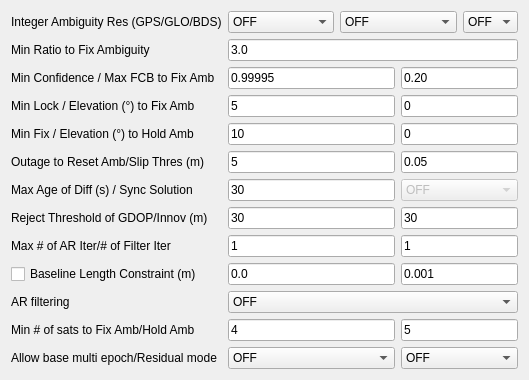
     <widget class="QWidget" name="TabSheet2">
      <property name="toolTip">
       <string/>
      </property>
      <attribute name="title">
       <string>Setting&amp;2</string>
      </attribute>
      <layout class="QGridLayout" name="gridLayout_2">
       <item row="3" column="3" colspan="2">
        <widget class="QLineEdit" name="ElMaskAR">
         <property name="enabled">
          <bool>true</bool>
         </property>
         <property name="toolTip">
          <string/>
         </property>
         <property name="text">
          <string>0</string>
         </property>
        </widget>
       </item>
       <item row="10" column="1" colspan="4">
        <widget class="QComboBox" name="ARFilter">
         <item>
          <property name="text">
           <string>OFF</string>
          </property>
         </item>
         <item>
          <property name="text">
           <string>ON</string>
          </property>
         </item>
        </widget>
       </item>
       <item row="5" column="0">
        <widget class="QLabel" name="Label22">
         <property name="enabled">
          <bool>true</bool>
         </property>
         <property name="toolTip">
          <string/>
         </property>
         <property name="text">
          <string>Outage to Reset Amb/Slip Thres (m)</string>
         </property>
        </widget>
       </item>
       <item row="7" column="1" colspan="2">
        <widget class="QLineEdit" name="RejectGdop">
         <property name="enabled">
          <bool>true</bool>
         </property>
         <property name="toolTip">
          <string/>
         </property>
         <property name="text">
          <string>30</string>
         </property>
        </widget>
       </item>
       <item row="2" column="1" colspan="2">
        <widget class="QLineEdit" name="ThresAR2">
         <property name="enabled">
          <bool>true</bool>
         </property>
         <property name="toolTip">
          <string/>
         </property>
         <property name="text">
          <string>0.99995</string>
         </property>
        </widget>
       </item>
       <item row="1" column="1" colspan="4">
        <widget class="QLineEdit" name="ValidThresAR">
         <property name="enabled">
          <bool>true</bool>
         </property>
         <property name="toolTip">
          <string/>
         </property>
         <property name="text">
          <string>3.0</string>
         </property>
        </widget>
       </item>
       <item row="11" column="0">
        <widget class="QLabel" name="label_2">
         <property name="text">
          <string>Min # of sats to Fix Amb/Hold Amb </string>
         </property>
        </widget>
       </item>
       <item row="0" column="1">
        <widget class="QComboBox" name="AmbRes">
         <property name="enabled">
          <bool>true</bool>
         </property>
         <property name="toolTip">
          <string/>
         </property>
         <item>
          <property name="text">
           <string>OFF</string>
          </property>
         </item>
         <item>
          <property name="text">
           <string>Continuous</string>
          </property>
         </item>
         <item>
          <property name="text">
           <string>Instantaneous</string>
          </property>
         </item>
         <item>
          <property name="text">
           <string>Fix and Hold</string>
          </property>
         </item>
         <item>
          <property name="text">
           <string>PPP-AR</string>
          </property>
         </item>
        </widget>
       </item>
       <item row="5" column="3" colspan="2">
        <widget class="QLineEdit" name="SlipThres">
         <property name="enabled">
          <bool>true</bool>
         </property>
         <property name="toolTip">
          <string/>
         </property>
         <property name="text">
          <string>0.05</string>
         </property>
        </widget>
       </item>
       <item row="8" column="1" colspan="2">
        <widget class="QLineEdit" name="ARIter">
         <property name="enabled">
          <bool>true</bool>
         </property>
         <property name="toolTip">
          <string/>
         </property>
         <property name="text">
          <string>1</string>
         </property>
        </widget>
       </item>
       <item row="6" column="3" colspan="2">
        <widget class="QComboBox" name="SyncSol">
         <property name="enabled">
          <bool>false</bool>
         </property>
         <property name="toolTip">
          <string/>
         </property>
         <item>
          <property name="text">
           <string>OFF</string>
          </property>
         </item>
         <item>
          <property name="text">
           <string>ON</string>
          </property>
         </item>
         <item>
          <property name="text">
           <string>Auto Calibration</string>
          </property>
         </item>
        </widget>
       </item>
       <item row="9" column="1" colspan="2">
        <widget class="QLineEdit" name="BaselineLen">
         <property name="enabled">
          <bool>true</bool>
         </property>
         <property name="toolTip">
          <string/>
         </property>
         <property name="text">
          <string>0.0</string>
         </property>
        </widget>
       </item>
       <item row="8" column="0">
        <widget class="QLabel" name="Label37">
         <property name="enabled">
          <bool>true</bool>
         </property>
         <property name="toolTip">
          <string/>
         </property>
         <property name="text">
          <string>Max # of AR Iter/# of Filter Iter</string>
         </property>
        </widget>
       </item>
       <item row="4" column="0">
        <widget class="QLabel" name="LabelHold">
         <property name="enabled">
          <bool>true</bool>
         </property>
         <property name="toolTip">
          <string/>
         </property>
         <property name="text">
          <string>Min Fix / Elevation (°) to Hold Amb</string>
         </property>
        </widget>
       </item>
       <item row="0" column="2" colspan="2">
        <widget class="QComboBox" name="GloAmbRes">
         <property name="enabled">
          <bool>true</bool>
         </property>
         <property name="toolTip">
          <string/>
         </property>
         <item>
          <property name="text">
           <string>OFF</string>
          </property>
         </item>
         <item>
          <property name="text">
           <string>ON</string>
          </property>
         </item>
         <item>
          <property name="text">
           <string>Auto Calibration</string>
          </property>
         </item>
         <item>
          <property name="text">
           <string>Fix and Hold</string>
          </property>
         </item>
        </widget>
       </item>
       <item row="11" column="3" colspan="2">
        <widget class="QLineEdit" name="MinHoldSats">
         <property name="text">
          <string>5</string>
         </property>
        </widget>
       </item>
       <item row="4" column="1" colspan="2">
        <widget class="QLineEdit" name="FixCntHoldAmb">
         <property name="enabled">
          <bool>true</bool>
         </property>
         <property name="toolTip">
          <string/>
         </property>
         <property name="text">
          <string>10</string>
         </property>
        </widget>
       </item>
       <item row="3" column="0">
        <widget class="QLabel" name="Label13">
         <property name="enabled">
          <bool>true</bool>
         </property>
         <property name="toolTip">
          <string/>
         </property>
         <property name="text">
          <string>Min Lock / Elevation (°) to Fix Amb</string>
         </property>
        </widget>
       </item>
       <item row="7" column="3" colspan="2">
        <widget class="QLineEdit" name="RejectThres">
         <property name="enabled">
          <bool>true</bool>
         </property>
         <property name="toolTip">
          <string/>
         </property>
         <property name="text">
          <string>30</string>
         </property>
        </widget>
       </item>
       <item row="6" column="0">
        <widget class="QLabel" name="Label14">
         <property name="enabled">
          <bool>true</bool>
         </property>
         <property name="toolTip">
          <string/>
         </property>
         <property name="text">
          <string>Max Age of Diff (s) / Sync Solution</string>
         </property>
        </widget>
       </item>
       <item row="5" column="1" colspan="2">
        <widget class="QLineEdit" name="OutCntResetAmb">
         <property name="enabled">
          <bool>true</bool>
         </property>
         <property name="toolTip">
          <string/>
         </property>
         <property name="text">
          <string>5</string>
         </property>
        </widget>
       </item>
       <item row="1" column="0">
        <widget class="QLabel" name="LabelRatio">
         <property name="enabled">
          <bool>true</bool>
         </property>
         <property name="toolTip">
          <string/>
         </property>
         <property name="text">
          <string>Min Ratio to Fix Ambiguity</string>
         </property>
        </widget>
       </item>
       <item row="2" column="3" colspan="2">
        <widget class="QLineEdit" name="ThresAR3">
         <property name="enabled">
          <bool>true</bool>
         </property>
         <property name="toolTip">
          <string/>
         </property>
         <property name="text">
          <string>0.20</string>
         </property>
        </widget>
       </item>
       <item row="8" column="3" colspan="2">
        <widget class="QLineEdit" name="NumIter">
         <property name="enabled">
          <bool>true</bool>
         </property>
         <property name="toolTip">
          <string/>
         </property>
         <property name="text">
          <string>1</string>
         </property>
        </widget>
       </item>
       <item row="9" column="3" colspan="2">
        <widget class="QLineEdit" name="BaselineSig">
         <property name="enabled">
          <bool>true</bool>
         </property>
         <property name="toolTip">
          <string/>
         </property>
         <property name="text">
          <string>0.001</string>
         </property>
        </widget>
       </item>
       <item row="7" column="0">
        <widget class="QLabel" name="Label11">
         <property name="enabled">
          <bool>true</bool>
         </property>
         <property name="toolTip">
          <string/>
         </property>
         <property name="text">
          <string>Reject Threshold of GDOP/Innov (m)</string>
         </property>
        </widget>
       </item>
       <item row="9" column="0">
        <widget class="QCheckBox" name="BaselineConst">
         <property name="toolTip">
          <string/>
         </property>
         <property name="text">
          <string>Baseline Length Constraint (m)</string>
         </property>
         <property name="checked">
          <bool>false</bool>
         </property>
        </widget>
       </item>
       <item row="4" column="3" colspan="2">
        <widget class="QLineEdit" name="ElMaskHold">
         <property name="enabled">
          <bool>true</bool>
         </property>
         <property name="toolTip">
          <string/>
         </property>
         <property name="text">
          <string>0</string>
         </property>
        </widget>
       </item>
       <item row="6" column="1" colspan="2">
        <widget class="QLineEdit" name="MaxAgeDiff">
         <property name="enabled">
          <bool>true</bool>
         </property>
         <property name="toolTip">
          <string/>
         </property>
         <property name="text">
          <string>30</string>
         </property>
        </widget>
       </item>
       <item row="11" column="1" colspan="2">
        <widget class="QLineEdit" name="MinFixSats">
         <property name="text">
          <string>4</string>
         </property>
        </widget>
       </item>
       <item row="0" column="4">
        <widget class="QComboBox" name="BdsAmbRes">
         <property name="enabled">
          <bool>true</bool>
         </property>
         <property name="toolTip">
          <string/>
         </property>
         <item>
          <property name="text">
           <string>OFF</string>
          </property>
         </item>
         <item>
          <property name="text">
           <string>ON</string>
          </property>
         </item>
        </widget>
       </item>
       <item row="3" column="1" colspan="2">
        <widget class="QLineEdit" name="LockCntFixAmb">
         <property name="enabled">
          <bool>true</bool>
         </property>
         <property name="toolTip">
          <string/>
         </property>
         <property name="text">
          <string>5</string>
         </property>
        </widget>
       </item>
       <item row="10" column="0">
        <widget class="QLabel" name="label">
         <property name="text">
          <string>AR filtering</string>
         </property>
        </widget>
       </item>
       <item row="0" column="0">
        <widget class="QLabel" name="Label25">
         <property name="enabled">
          <bool>true</bool>
         </property>
         <property name="toolTip">
          <string/>
         </property>
         <property name="text">
          <string>Integer Ambiguity Res (GPS/GLO/BDS)</string>
         </property>
        </widget>
       </item>
       <item row="2" column="0">
        <widget class="QLabel" name="LabelConf">
         <property name="enabled">
          <bool>true</bool>
         </property>
         <property name="toolTip">
          <string/>
         </property>
         <property name="text">
          <string>Min Confidence / Max FCB to Fix Amb</string>
         </property>
        </widget>
       </item>
       <item row="12" column="0">
        <widget class="QLabel" name="label_3">
         <property name="text">
          <string>Allow base multi epoch/Residual mode</string>
         </property>
        </widget>
       </item>
       <item row="12" column="1" colspan="2">
        <widget class="QComboBox" name="BaseMultiEpoch">
         <item>
          <property name="text">
           <string>OFF</string>
          </property>
         </item>
         <item>
          <property name="text">
           <string>ON</string>
          </property>
         </item>
        </widget>
       </item>
       <item row="12" column="3" colspan="2">
        <widget class="QComboBox" name="ResidMode">
         <item>
          <property name="text">
           <string>OFF</string>
          </property>
         </item>
         <item>
          <property name="text">
           <string>ON</string>
          </property>
         </item>
        </widget>
       </item>
      </layout>
     </widget>
